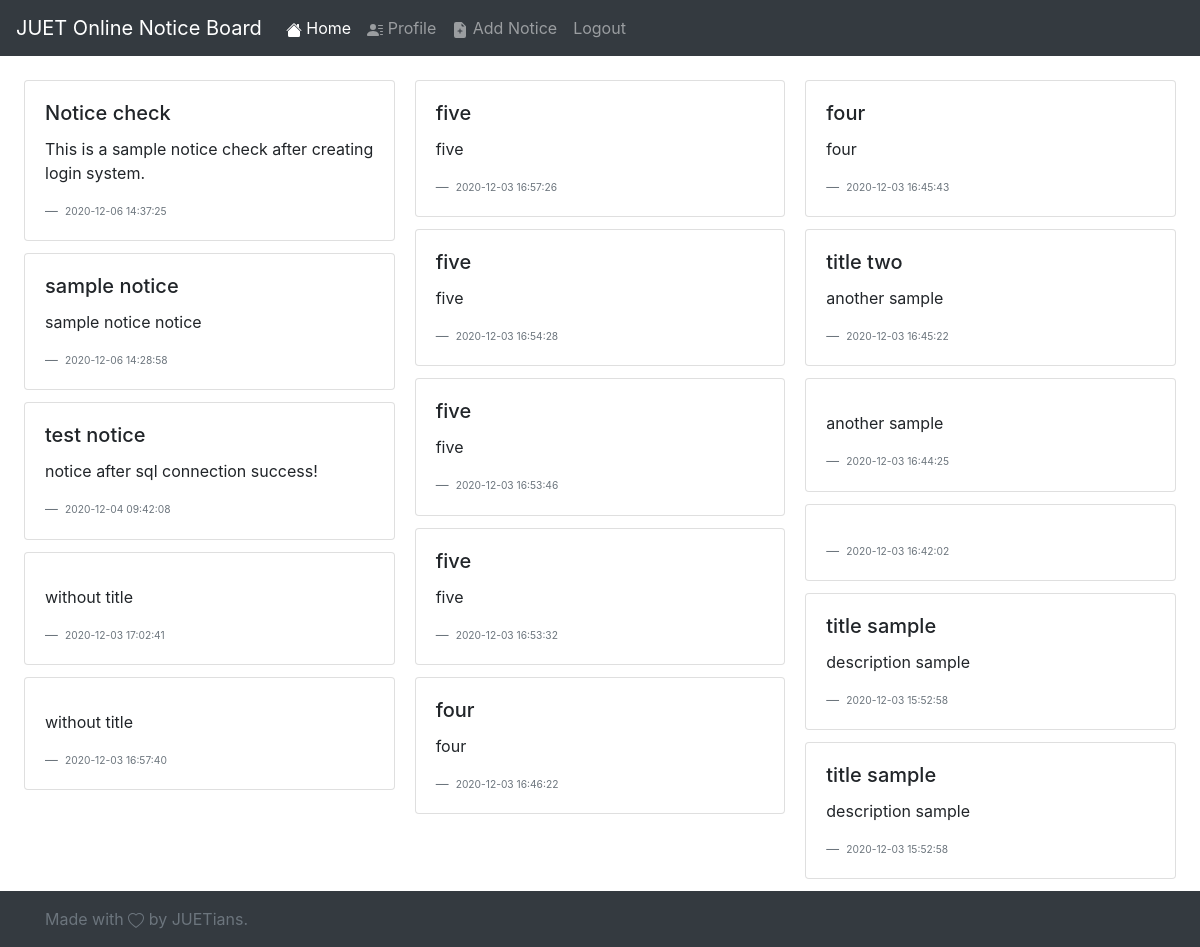
/admin/index.php (signed in), run on the app's committed database.
### tables this page shows
CREATE TABLE IF NOT EXISTS `notices` (
  `slno` int(100) NOT NULL AUTO_INCREMENT,
  `title` varchar(100) NOT NULL,
  `description` varchar(300) NOT NULL,
  `created_at` timestamp NOT NULL,
  PRIMARY KEY (`slno`)
);

### admin/index.php (the view, shortened to what this page needs)
<!DOCTYPE html>
<html lang="en">
  <head>
    <link
      rel="stylesheet"
      href="https://cdn.jsdelivr.net/npm/bootstrap@4.5.3/dist/css/bootstrap.min.css"
    />
    <link rel="stylesheet" href="../css/main.css" />
  </head>
  <body>
    <nav class="navbar navbar-expand-lg navbar-dark bg-dark">
      <a class="navbar-brand" href="#">JUET Online Notice Board</a>
      <div class="collapse navbar-collapse" id="navbarNav">
        <ul class="navbar-nav">
          <li class="nav-item active">
            <a class="nav-link" href="index.php"
              >
              Home <span class="sr-only">(current)</span></a
            >
          </li>
          <li class="nav-item">
            <a class="nav-link" href="profile.php"
              >
              Profile</a
            >
          </li>
          <li class="nav-item">
            <a class="nav-link" href="add_notice.php"
              >
              Add Notice</a
            >
          </li>
          <li class="nav-item">
          <a href="logoff.php" class="nav-link">Logout</a>
          </li>
        </ul>
      </div>
    </nav>
    <div class="card-columns mt-4 ml-4 mr-4">
    <?php
    $con=mysqli_connect("localhost","root","","jonb");
    $result = mysqli_query($con,"SELECT * FROM notices ORDER BY slno DESC");
    while($row = mysqli_fetch_array($result))
      {
    ?>
      <div class="card">
        <div class="card-body">
          <h5 class="card-title">
           <?php echo $row['title']; ?>
          </h5>
          <p class="card-text">
            <?php echo $row['description']; ?>
          </p>
          <footer class="blockquote-footer">
            <small class="text-muted"> <?php echo $row['created_at']; ?> </small>
          </footer>
        </div>
      </div>
      <?php
      }
      ?>
    </div>
    <footer class="footer mt-auto py-3">
      <div class="container">
        <span class="text-muted"
          >Made with
          by JUETians.</span
        >
      </div>
    </footer>
  </body>
</html>

### css/main.css (style rules this page uses)
.footer { background-color: #343a40; }

### data on the page
notices: title "Notice check", description "This is a sample notice check after creating login system.", created_at "2020-12-06 14:37:25"
notices: title "sample notice", description "sample notice notice", created_at "2020-12-06 14:28:58"
notices: title "test notice", description "notice after sql connection success!", created_at "2020-12-04 09:42:08"
notices: description "without title", created_at "2020-12-03 17:02:41"
notices: description "without title", created_at "2020-12-03 16:57:40"
notices: title "five", description "five", created_at "2020-12-03 16:57:26"
notices: title "five", description "five", created_at "2020-12-03 16:54:28"
notices: title "five", description "five", created_at "2020-12-03 16:53:46"
notices: title "five", description "five", created_at "2020-12-03 16:53:32"
notices: title "four", description "four", created_at "2020-12-03 16:46:22"
notices: title "four", description "four", created_at "2020-12-03 16:45:43"
notices: title "title two", description "another sample", created_at "2020-12-03 16:45:22"
notices: description "another sample", created_at "2020-12-03 16:44:25"
notices: created_at "2020-12-03 16:42:02"
notices: title "title sample", description "description sample", created_at "2020-12-03 15:52:58"
notices: title "title sample", description "description sample", created_at "2020-12-03 15:52:58"
